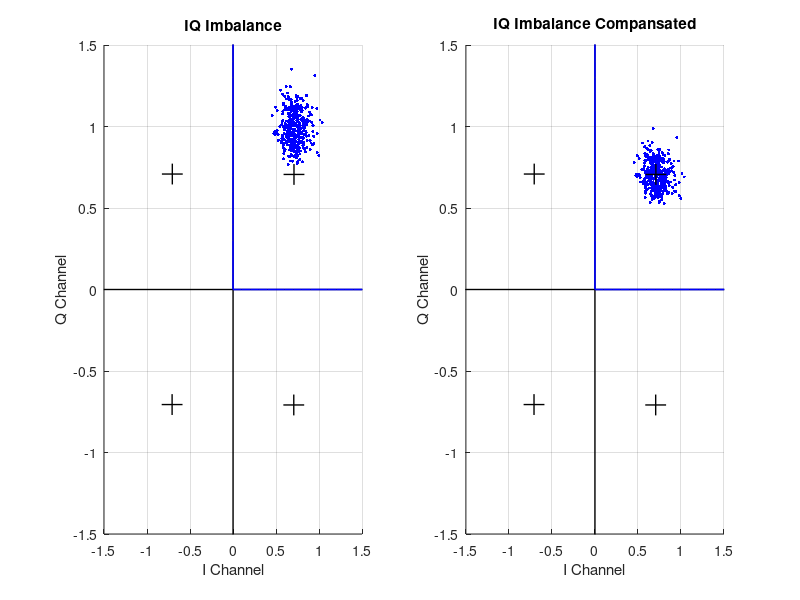

This figure's MATLAB source:

% QPSK Modulation Signal Error Rate 

close all 
clear 
clc

I0=1;
Q0=1;
e=1;
d=0;

t=0:0.1:360;
x_int=1*(cosd(t)+1i*sind(t));

error1 = 0;
error2 = 0;

% noise and iteration counter
noise = 20;
iteration = 400;

for k=1:iteration
    e=0.3;
    d=5;
    
    noisy_sine = awgn((1+e).*sind(t+d), noise);
    noisy_cosine = awgn(1*cosd(t), noise);
    
    x = noisy_cosine + 1i*(noisy_sine);
    
    subplot(1,2,1);
    hold on;
    plot(real(x(450)),imag(x(450)),"b.","MarkerSize",7);
    hold off;
    
    t1=-1.*mean(sign(real(x)).*imag(x));
    t2=mean(abs(real(x)));
    t3=mean(abs(imag(x)));
    c1=t1/t2;
    c2=sqrt((t3^2-t1^2)/(t2^2));
    g=t3/t2;
    f=asind(t1/t3);
    y=(real(x).*c2+1i*(c1.*real(x)+imag(x)))/c2;
    
    compansated_angle = atand(imag(x(450))/real(x(450)));
    if (compansated_angle < 0) || (compansated_angle > 90)
        error1 = error1 + 1;
    end
    
    compansated_angle = atand(imag(y(450))/real(y(450)));
    if (compansated_angle < 0) || (compansated_angle > 90)
        error2 = error2 + 1;
    end

    subplot(1,2,2);
    hold on;
    plot(real(y(450)),imag(y(450)),"b.","MarkerSize",7);
    hold off;
   
end

l1 = t*cosd(0) + 1i.*t.*sind(0);
l2 = t*cosd(90) + 1i.*t.*sind(90);

subplot(1,2,1);
hold on;
grid on
xlabel("I Channel");
ylabel("Q Channel");
title("IQ Imbalance");
axis([-1.5 1.5 -1.5 1.5]);
plot(real(x_int(450)),imag(x_int(450)),"k+","MarkerSize",15,"LineWidth",1);
plot(real(x_int(1350)),imag(x_int(1350)),"k+","MarkerSize",15,"LineWidth",1);
plot(real(x_int(2250)),imag(x_int(2250)),"k+","MarkerSize",15,"LineWidth",1);
plot(real(x_int(3150)),imag(x_int(3150)),"k+","MarkerSize",15,"LineWidth",1);
plot([-2 2], [0 0], 'k', 'LineWidth', 1)  %xxx
plot([0 0], [-2 2], 'k', 'LineWidth', 1) %yyy
plot(real(l1), imag(l1), 'b','LineWidth', 1.2);
plot(real(l2), imag(l2), 'b','LineWidth', 1.2);
hold off;

subplot(1,2,2);
hold on;
grid on
xlabel("I Channel");
ylabel("Q Channel");
title("IQ Imbalance Compansated");
axis([-1.5 1.5 -1.5 1.5]);
plot(real(x_int(450)),imag(x_int(450)),"k+","MarkerSize",15,"LineWidth",1);
plot(real(x_int(1350)),imag(x_int(1350)),"k+","MarkerSize",15,"LineWidth",1);
plot(real(x_int(2250)),imag(x_int(2250)),"k+","MarkerSize",15,"LineWidth",1);
plot(real(x_int(3150)),imag(x_int(3150)),"k+","MarkerSize",15,"LineWidth",1);
plot([-2 2], [0 0], 'k', 'LineWidth', 1)  %xxx
plot([0 0], [-2 2], 'k', 'LineWidth', 1) %yyy
plot(real(l1), imag(l1), 'b','LineWidth', 1.2);
plot(real(l2), imag(l2), 'b','LineWidth', 1.2);

hold off;

BER1 = error1 / iteration;
disp(['Error Imbalance: ', num2str(error1), ' times, BER: %', num2str(BER1*100)]);
BER2 = error2 / iteration;
disp(['Error Compansated: ', num2str(error2), ' times, BER: %', num2str(BER2*100)]);



